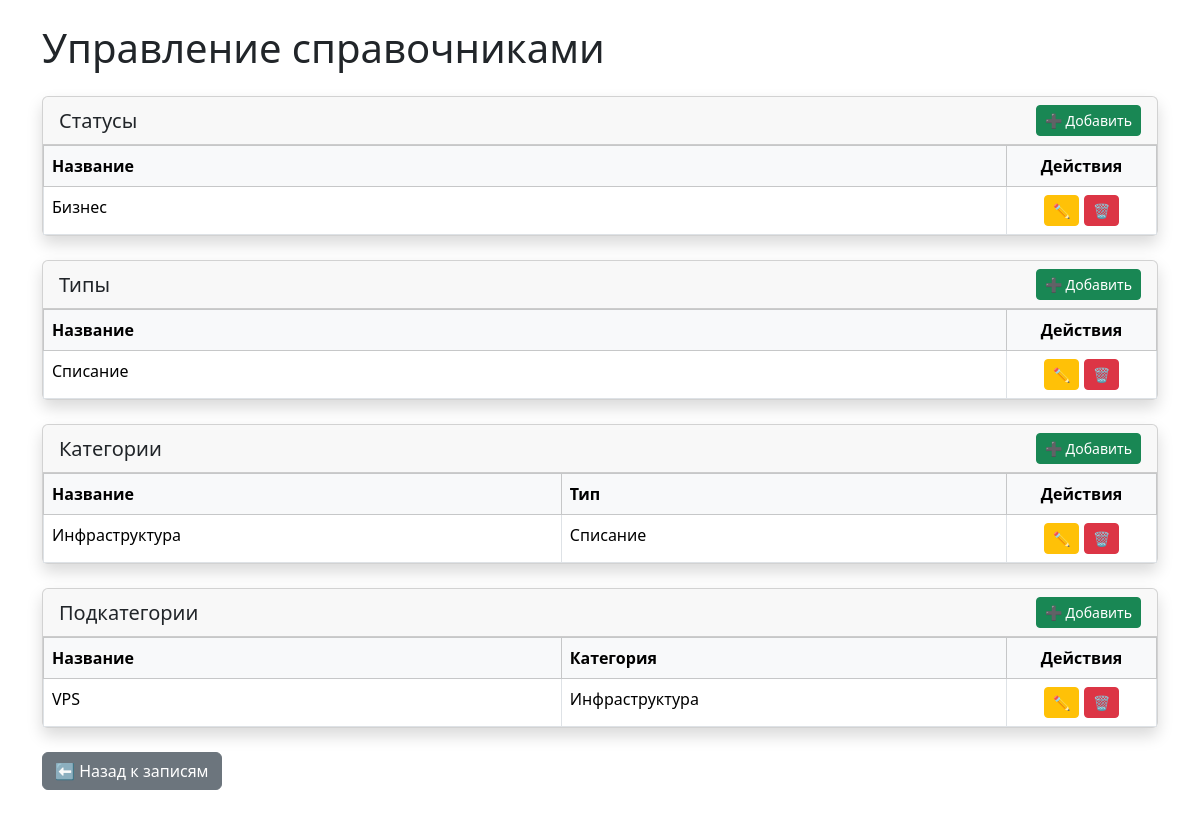
Before: /dictionaries/ with the older database file.
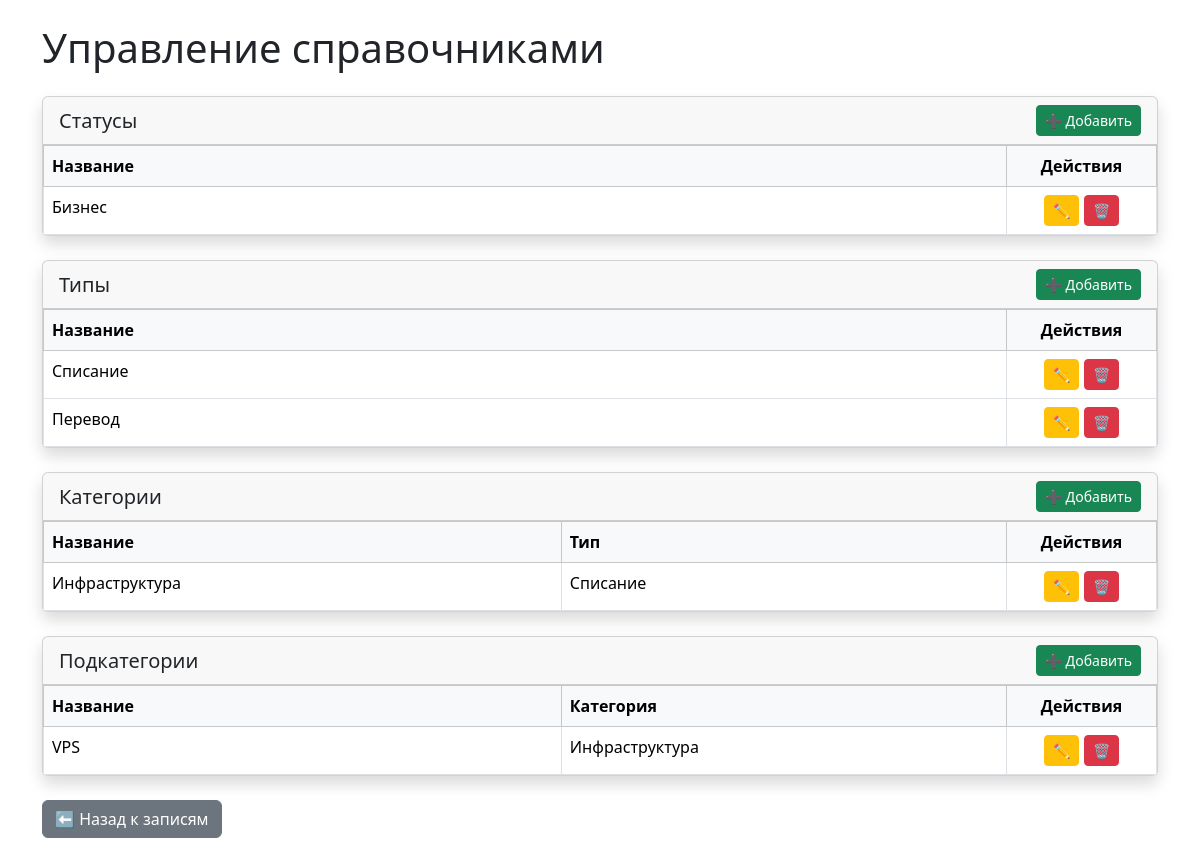
After: the same page with the newer database file.
### mainApp/models.py (models this page shows, shortened)
class Status(models.Model):
    name = models.CharField(max_length=100, unique=True)

class Type(models.Model):
    name = models.CharField(max_length=100, unique=True)

class Category(models.Model):
    name = models.CharField(max_length=100, unique=True)
    type = models.ForeignKey(Type, on_delete=models.CASCADE, related_name='categories')

class SubCategory(models.Model):
    name = models.CharField(max_length=100)
    category = models.ForeignKey(Category, on_delete=models.CASCADE, related_name='subcategories')

### mainApp/views.py (the view, shortened to what this page needs)
# urls.py: path('dictionaries/', views.DictionariesUnifiedView.as_view(), name='dictionaries_unified'),
class DictionariesUnifiedView(View):
    template_name = "cashflow/dictionaries_unified.html"
    def get(self, request):
        return render(request, self.template_name, {
            "statuses": Status.objects.all(),
            "types": Type.objects.all(),
            "categories": Category.objects.all(),
            "subcategories": SubCategory.objects.all(),
        })

### mainApp/templates/cashflow/dictionaries_unified.html (shortened to what the changed rows need)
<!DOCTYPE html>
<html lang="ru">
<head>
    <link href="https://cdn.jsdelivr.net/npm/bootstrap@5.3.3/dist/css/bootstrap.min.css" rel="stylesheet">
</head>
<body class="container py-4">
    <h1 class="mb-4">Управление справочниками</h1>
    <div class="card shadow mb-4">
        <div class="card-body p-0">
            <table class="table table-hover table-bordered mb-0">
                <thead class="table-light">
                    <tr>
                        <th>Название</th>
                        <th class="text-center" style="width:150px;">Действия</th>
                    </tr>
                </thead>
                <tbody>
                {% for s in statuses %}
                    <tr>
                        <td>{{ s.name }}</td>
                        <td class="text-center">
                            <button class="btn btn-warning btn-sm" data-bs-toggle="modal" data-bs-target="#editStatus{{ s.id }}">✏️</button>
                            <button class="btn btn-danger btn-sm" data-bs-toggle="modal" data-bs-target="#deleteStatus{{ s.id }}">🗑</button>
                        </td>
                    </tr>
                {% empty %}
                    <tr><td colspan="2" class="text-center">Нет данных</td></tr>
                {% endfor %}
                </tbody>
            </table>
        </div>
    </div>
    <div class="card shadow mb-4">
        <div class="card-body p-0">
            <table class="table table-hover table-bordered mb-0">
                <thead class="table-light">
                    <tr>
                        <th>Название</th>
                        <th class="text-center" style="width:150px;">Действия</th>
                    </tr>
                </thead>
                <tbody>
                {% for t in types %}
                    <tr>
                        <td>{{ t.name }}</td>
                        <td class="text-center">
                            <button class="btn btn-warning btn-sm" data-bs-toggle="modal" data-bs-target="#editType{{ t.id }}">✏️</button>
                            <button class="btn btn-danger btn-sm" data-bs-toggle="modal" data-bs-target="#deleteType{{ t.id }}">🗑</button>
                        </td>
                    </tr>
                {% empty %}
                    <tr><td colspan="2" class="text-center">Нет данных</td></tr>
                {% endfor %}
                </tbody>
            </table>
        </div>
    </div>
    <div class="card shadow mb-4">
        <div class="card-body p-0">
            <table class="table table-hover table-bordered mb-0">
                <thead class="table-light">
                    <tr>
                        <th>Название</th>
                        <th style="width:40%;">Тип</th>
                        <th class="text-center" style="width:150px;">Действия</th>
                    </tr>
                </thead>
                <tbody>
                {% for c in categories %}
                    <tr>
                        <td>{{ c.name }}</td>
                        <td>{{ c.type.name }}</td>
                        <td class="text-center">
                            <button class="btn btn-warning btn-sm" data-bs-toggle="modal" data-bs-target="#editCategory{{ c.id }}">✏️</button>
                            <button class="btn btn-danger btn-sm" data-bs-toggle="modal" data-bs-target="#deleteCategory{{ c.id }}">🗑</button>
                        </td>
                    </tr>
                {% empty %}
                    <tr><td colspan="3" class="text-center">Нет данных</td></tr>
                {% endfor %}
                </tbody>
            </table>
        </div>
    </div>
    <div class="card shadow mb-4">
        <div class="card-body p-0">
            <table class="table table-hover table-bordered mb-0">
                <thead class="table-light">
                    <tr>
                        <th>Название</th>
                        <th style="width:40%;">Категория</th>
                        <th class="text-center" style="width:150px;">Действия</th>
                    </tr>
                </thead>
                <tbody>
                {% for sc in subcategories %}
                    <tr>
                        <td>{{ sc.name }}</td>
                        <td>{{ sc.category.name }}</td>
                        <td class="text-center">
                            <button class="btn btn-warning btn-sm" data-bs-toggle="modal" data-bs-target="#editSubcategory{{ sc.id }}">✏️</button>
                            <button class="btn btn-danger btn-sm" data-bs-toggle="modal" data-bs-target="#deleteSubcategory{{ sc.id }}">🗑</button>
                        </td>
                    </tr>
                {% empty %}
                    <tr><td colspan="3" class="text-center">Нет данных</td></tr>
                {% endfor %}
                </tbody>
            </table>
        </div>
    </div>
</body>
</html>

Changed rows visible on the page:
added Type: name "Перевод"
